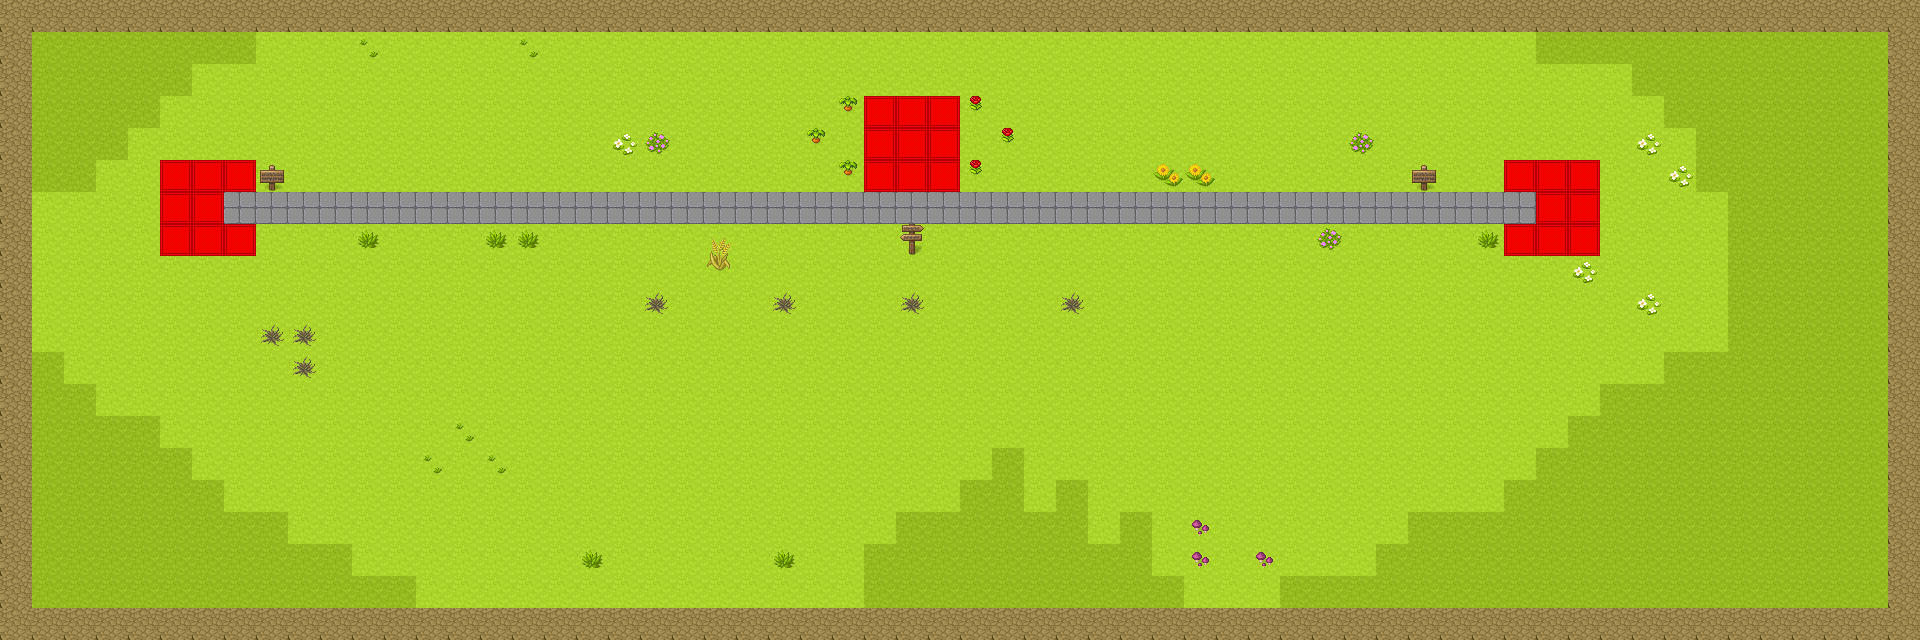

Rendered tile map (Tiled .tmx) drawn with the repository's tilesets; below, a short description and the map source with its tile grids summarised:
An orthogonal 60x20 tile map with 32x32 px tiles, 2 tile layers (Ground, Decor) and 20 objects (11x Guy, 6x Node, 3x City).

<map version="1.10" tiledversion="1.11.2" orientation="orthogonal" renderorder="right-down" width="60" height="20" tilewidth="32" tileheight="32" infinite="0" nextlayerid="5" nextobjectid="27">
 <tileset firstgid="1" source="[Base]BaseChip_pipo.tsx" />
 <layer id="1" name="Ground" width="60" height="20">
  <data>[1200 cells, 1200 non-empty, 3 distinct tile ids]</data>
 </layer>
 <layer id="4" name="Decor" width="60" height="20">
  <data>[1200 cells, 328 non-empty, 15 distinct tile ids]</data>
 </layer>
 <objectgroup id="2" name="Entities">
  <object id="1" name="ny" type="City" gid="665" x="1536" y="224" width="32" height="32">
   <properties>
    <property name="recipesJson" value="[&quot;spice_recipe&quot;]" />
    <property name="resourcesJson">{
  "HERB": {
    "inventoryTarget": 100,
    "inventory": 100,
    "buy": 10,
    "sell": 13,
    "consumeRate": 0
  },
  "SPICE": {
    "inventoryTarget": 100,
    "inventory": 100,
    "buy": 8,
    "sell": 11,
    "consumeRate": 1.0
  }
}</property>
   </properties>
  </object>
  <object id="3" name="ch" type="City" gid="665" x="896" y="160" width="32" height="32">
   <properties>
    <property name="resourcesJson">{
  "HERB": {
    "inventoryTarget": 50,
    "inventory": 50,
    "buy": 10,
    "sell": 13,
    "consumeRate": 1.0
  },
  "SPICE": {
    "inventoryTarget": 50,
    "inventory": 50,
    "buy": 8,
    "sell": 11,
    "consumeRate": 0.0
  }
}</property>
   </properties>
  </object>
  <object id="5" name="wn4" type="Node" gid="944" x="256" y="288" width="32" height="32">
   <properties>
    <property name="resourcesJson">{
  "HERB": {
    "amountMax": 40,
    "amount": 10,
    "regenRate": 0.75
  }
}</property>
    <property name="spriteIdEmpty" type="int" value="951" />
    <property name="spriteIdFull" type="int" value="943" />
   </properties>
  </object>
  <object id="24" name="wn5" type="Node" gid="944" x="224" y="352" width="32" height="32">
   <properties>
    <property name="resourcesJson">{
  "HERB": {
    "amountMax": 40,
    "amount": 10,
    "regenRate": 0.75
  }
}</property>
    <property name="spriteIdEmpty" type="int" value="951" />
    <property name="spriteIdFull" type="int" value="943" />
   </properties>
  </object>
  <object id="6" name="wn1" type="Node" gid="944" x="128" y="192" width="32" height="32">
   <properties>
    <property name="resourcesJson">{
  "HERB": {
    "amountMax": 40,
    "amount": 10,
    "regenRate": 0.75
  }
}</property>
    <property name="spriteIdEmpty" type="int" value="951" />
    <property name="spriteIdFull" type="int" value="943" />
   </properties>
  </object>
  <object id="25" name="wn6" type="Node" gid="944" x="192" y="128" width="32" height="32">
   <properties>
    <property name="resourcesJson">{
  "HERB": {
    "amountMax": 40,
    "amount": 10,
    "regenRate": 0.75
  }
}</property>
    <property name="spriteIdEmpty" type="int" value="951" />
    <property name="spriteIdFull" type="int" value="943" />
   </properties>
  </object>
  <object id="7" name="wn2" type="Node" gid="944" x="160" y="288" width="32" height="32">
   <properties>
    <property name="resourcesJson">{
  "HERB": {
    "amountMax": 40,
    "amount": 10,
    "regenRate": 0.75
  }
}</property>
    <property name="spriteIdEmpty" type="int" value="951" />
    <property name="spriteIdFull" type="int" value="943" />
   </properties>
  </object>
  <object id="23" name="wn3" type="Node" gid="944" x="96" y="256" width="32" height="32">
   <properties>
    <property name="resourcesJson">{
  "HERB": {
    "amountMax": 40,
    "amount": 10,
    "regenRate": 0.75
  }
}</property>
    <property name="spriteIdEmpty" type="int" value="951" />
    <property name="spriteIdFull" type="int" value="943" />
   </properties>
  </object>
  <object id="12" name="sf" type="City" gid="665" x="192" y="224" width="32" height="32">
   <properties>
    <property name="resourcesJson">{
  "HERB": {
    "inventoryTarget": 100,
    "inventory": 70,
    "buy": 10,
    "sell": 13,
    "consumeRate": 0
  },
  "SPICE": {
    "inventoryTarget": 100,
    "inventory": 100,
    "buy": 8,
    "sell": 11,
    "consumeRate": 1.0
  }
}</property>
   </properties>
  </object>
  <object id="13" name="fast" type="Guy" gid="1028" x="896" y="224" width="32" height="32" />
  <object id="14" name="vfast" type="Guy" gid="1028" x="1472" y="224" width="32" height="32" />
  <object id="15" name="vslow" type="Guy" gid="1028" x="192" y="96" width="32" height="32" />
  <object id="16" name="slow" type="Guy" gid="1028" x="64" y="224" width="32" height="32" />
  <object id="17" name="vslow" type="Guy" gid="1028" x="192" y="352" width="32" height="32" />
  <object id="18" name="mid" type="Guy" gid="1028" x="512" y="288" width="32" height="32" />
  <object id="19" name="mid" type="Guy" gid="1028" x="512" y="160" width="32" height="32" />
  <object id="20" name="mid" type="Guy" gid="1028" x="512" y="224" width="32" height="32" />
  <object id="21" name="slow" type="Guy" gid="1028" x="96" y="160" width="32" height="32" />
  <object id="22" name="slow" type="Guy" gid="1028" x="96" y="288" width="32" height="32" />
  <object id="26" name="bub" type="Guy" gid="1028" x="416" y="352" width="32" height="32">
   <properties>
    <property name="moveSpeed" type="float" value="72" />
   </properties>
  </object>
 </objectgroup>
</map>
